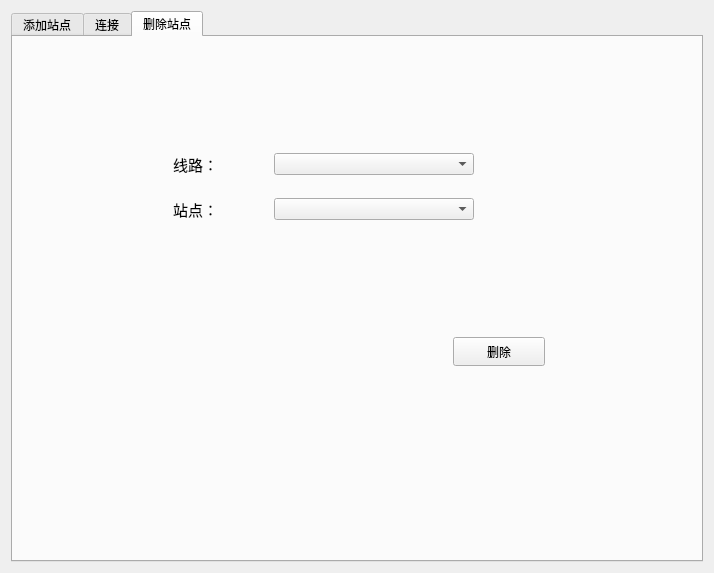
<?xml version="1.0" encoding="UTF-8"?>
<ui version="4.0">
 <class>Form</class>
 <widget class="QWidget" name="Form">
  <property name="geometry">
   <rect>
    <x>0</x>
    <y>0</y>
    <width>714</width>
    <height>573</height>
   </rect>
  </property>
  <property name="sizePolicy">
   <sizepolicy hsizetype="Minimum" vsizetype="Minimum">
    <horstretch>0</horstretch>
    <verstretch>0</verstretch>
   </sizepolicy>
  </property>
  <property name="minimumSize">
   <size>
    <width>714</width>
    <height>573</height>
   </size>
  </property>
  <property name="maximumSize">
   <size>
    <width>714</width>
    <height>573</height>
   </size>
  </property>
  <property name="windowTitle">
   <string>站点管理</string>
  </property>
  <layout class="QGridLayout" name="gridLayout">
   <item row="0" column="0">
    <widget class="QTabWidget" name="tabWidget">
     <property name="currentIndex">
      <number>2</number>
     </property>
     <widget class="QWidget" name="tab_2">
      <attribute name="title">
       <string>添加站点</string>
      </attribute>
      <widget class="QPushButton" name="pushButton">
       <property name="geometry">
        <rect>
         <x>440</x>
         <y>390</y>
         <width>92</width>
         <height>29</height>
        </rect>
       </property>
       <property name="text">
        <string>确定</string>
       </property>
      </widget>
      <widget class="QWidget" name="layoutWidget">
       <property name="geometry">
        <rect>
         <x>160</x>
         <y>140</y>
         <width>341</width>
         <height>211</height>
        </rect>
       </property>
       <layout class="QVBoxLayout" name="verticalLayout">
        <item>
         <layout class="QHBoxLayout" name="horizontalLayout_4">
          <item>
           <widget class="QLabel" name="label_7">
            <property name="font">
             <font>
              <pointsize>11</pointsize>
             </font>
            </property>
            <property name="text">
             <string>线路选择：</string>
            </property>
           </widget>
          </item>
          <item>
           <widget class="QComboBox" name="comboBox_4">
            <property name="sizePolicy">
             <sizepolicy hsizetype="Minimum" vsizetype="Fixed">
              <horstretch>0</horstretch>
              <verstretch>0</verstretch>
             </sizepolicy>
            </property>
            <property name="minimumSize">
             <size>
              <width>200</width>
              <height>0</height>
             </size>
            </property>
           </widget>
          </item>
         </layout>
        </item>
        <item>
         <layout class="QHBoxLayout" name="horizontalLayout">
          <item>
           <widget class="QLabel" name="label">
            <property name="font">
             <font>
              <pointsize>11</pointsize>
             </font>
            </property>
            <property name="text">
             <string>站点名称：</string>
            </property>
           </widget>
          </item>
          <item>
           <widget class="QLineEdit" name="lineEdit">
            <property name="sizePolicy">
             <sizepolicy hsizetype="Minimum" vsizetype="Fixed">
              <horstretch>0</horstretch>
              <verstretch>0</verstretch>
             </sizepolicy>
            </property>
            <property name="minimumSize">
             <size>
              <width>200</width>
              <height>0</height>
             </size>
            </property>
            <property name="text">
             <string/>
            </property>
           </widget>
          </item>
         </layout>
        </item>
        <item>
         <layout class="QHBoxLayout" name="horizontalLayout_2">
          <item>
           <widget class="QLabel" name="label_2">
            <property name="font">
             <font>
              <pointsize>11</pointsize>
             </font>
            </property>
            <property name="text">
             <string>经度：</string>
            </property>
           </widget>
          </item>
          <item>
           <widget class="QLineEdit" name="lineEdit_2">
            <property name="sizePolicy">
             <sizepolicy hsizetype="Minimum" vsizetype="Fixed">
              <horstretch>0</horstretch>
              <verstretch>0</verstretch>
             </sizepolicy>
            </property>
            <property name="minimumSize">
             <size>
              <width>200</width>
              <height>0</height>
             </size>
            </property>
           </widget>
          </item>
         </layout>
        </item>
        <item>
         <layout class="QHBoxLayout" name="horizontalLayout_3">
          <item>
           <widget class="QLabel" name="label_3">
            <property name="font">
             <font>
              <pointsize>11</pointsize>
             </font>
            </property>
            <property name="text">
             <string>纬度：</string>
            </property>
           </widget>
          </item>
          <item>
           <widget class="QLineEdit" name="lineEdit_3">
            <property name="sizePolicy">
             <sizepolicy hsizetype="Minimum" vsizetype="Fixed">
              <horstretch>0</horstretch>
              <verstretch>0</verstretch>
             </sizepolicy>
            </property>
            <property name="minimumSize">
             <size>
              <width>200</width>
              <height>0</height>
             </size>
            </property>
           </widget>
          </item>
         </layout>
        </item>
       </layout>
      </widget>
     </widget>
     <widget class="QWidget" name="tab_3">
      <attribute name="title">
       <string>连接</string>
      </attribute>
      <widget class="QPushButton" name="pushButton_2">
       <property name="geometry">
        <rect>
         <x>420</x>
         <y>350</y>
         <width>92</width>
         <height>29</height>
        </rect>
       </property>
       <property name="text">
        <string>连接</string>
       </property>
      </widget>
      <widget class="QWidget" name="">
       <property name="geometry">
        <rect>
         <x>160</x>
         <y>120</y>
         <width>321</width>
         <height>181</height>
        </rect>
       </property>
       <layout class="QVBoxLayout" name="verticalLayout_3">
        <item>
         <layout class="QHBoxLayout" name="horizontalLayout_5">
          <item>
           <widget class="QLabel" name="label_4">
            <property name="font">
             <font>
              <pointsize>11</pointsize>
             </font>
            </property>
            <property name="text">
             <string>线路选择：</string>
            </property>
           </widget>
          </item>
          <item>
           <widget class="QComboBox" name="comboBox">
            <property name="sizePolicy">
             <sizepolicy hsizetype="Minimum" vsizetype="Fixed">
              <horstretch>0</horstretch>
              <verstretch>0</verstretch>
             </sizepolicy>
            </property>
            <property name="minimumSize">
             <size>
              <width>200</width>
              <height>0</height>
             </size>
            </property>
           </widget>
          </item>
         </layout>
        </item>
        <item>
         <layout class="QHBoxLayout" name="horizontalLayout_6">
          <item>
           <widget class="QLabel" name="label_5">
            <property name="font">
             <font>
              <pointsize>11</pointsize>
             </font>
            </property>
            <property name="text">
             <string>站点1：</string>
            </property>
           </widget>
          </item>
          <item>
           <widget class="QComboBox" name="comboBox_2">
            <property name="sizePolicy">
             <sizepolicy hsizetype="Minimum" vsizetype="Fixed">
              <horstretch>0</horstretch>
              <verstretch>0</verstretch>
             </sizepolicy>
            </property>
            <property name="minimumSize">
             <size>
              <width>200</width>
              <height>0</height>
             </size>
            </property>
           </widget>
          </item>
         </layout>
        </item>
        <item>
         <layout class="QHBoxLayout" name="horizontalLayout_7">
          <item>
           <widget class="QLabel" name="label_6">
            <property name="font">
             <font>
              <pointsize>11</pointsize>
             </font>
            </property>
            <property name="text">
             <string>站点2：</string>
            </property>
           </widget>
          </item>
          <item>
           <widget class="QComboBox" name="comboBox_3">
            <property name="sizePolicy">
             <sizepolicy hsizetype="Minimum" vsizetype="Fixed">
              <horstretch>0</horstretch>
              <verstretch>0</verstretch>
             </sizepolicy>
            </property>
            <property name="minimumSize">
             <size>
              <width>200</width>
              <height>0</height>
             </size>
            </property>
           </widget>
          </item>
         </layout>
        </item>
       </layout>
      </widget>
     </widget>
     <widget class="QWidget" name="tab">
      <attribute name="title">
       <string>删除站点</string>
      </attribute>
      <widget class="QPushButton" name="pushButton_3">
       <property name="geometry">
        <rect>
         <x>440</x>
         <y>300</y>
         <width>92</width>
         <height>29</height>
        </rect>
       </property>
       <property name="text">
        <string>删除</string>
       </property>
      </widget>
      <widget class="QWidget" name="">
       <property name="geometry">
        <rect>
         <x>160</x>
         <y>100</y>
         <width>301</width>
         <height>101</height>
        </rect>
       </property>
       <layout class="QVBoxLayout" name="verticalLayout_2">
        <item>
         <layout class="QHBoxLayout" name="horizontalLayout_8">
          <item>
           <widget class="QLabel" name="label_8">
            <property name="font">
             <font>
              <pointsize>11</pointsize>
             </font>
            </property>
            <property name="text">
             <string>线路：</string>
            </property>
           </widget>
          </item>
          <item>
           <widget class="QComboBox" name="comboBox_5">
            <property name="sizePolicy">
             <sizepolicy hsizetype="Minimum" vsizetype="Fixed">
              <horstretch>0</horstretch>
              <verstretch>0</verstretch>
             </sizepolicy>
            </property>
            <property name="minimumSize">
             <size>
              <width>200</width>
              <height>0</height>
             </size>
            </property>
           </widget>
          </item>
         </layout>
        </item>
        <item>
         <layout class="QHBoxLayout" name="horizontalLayout_9">
          <item>
           <widget class="QLabel" name="label_9">
            <property name="font">
             <font>
              <pointsize>11</pointsize>
             </font>
            </property>
            <property name="text">
             <string>站点：</string>
            </property>
           </widget>
          </item>
          <item>
           <widget class="QComboBox" name="comboBox_6">
            <property name="sizePolicy">
             <sizepolicy hsizetype="Minimum" vsizetype="Fixed">
              <horstretch>0</horstretch>
              <verstretch>0</verstretch>
             </sizepolicy>
            </property>
            <property name="minimumSize">
             <size>
              <width>200</width>
              <height>0</height>
             </size>
            </property>
           </widget>
          </item>
         </layout>
        </item>
       </layout>
      </widget>
     </widget>
    </widget>
   </item>
  </layout>
 </widget>
 <resources/>
 <connections/>
</ui>
